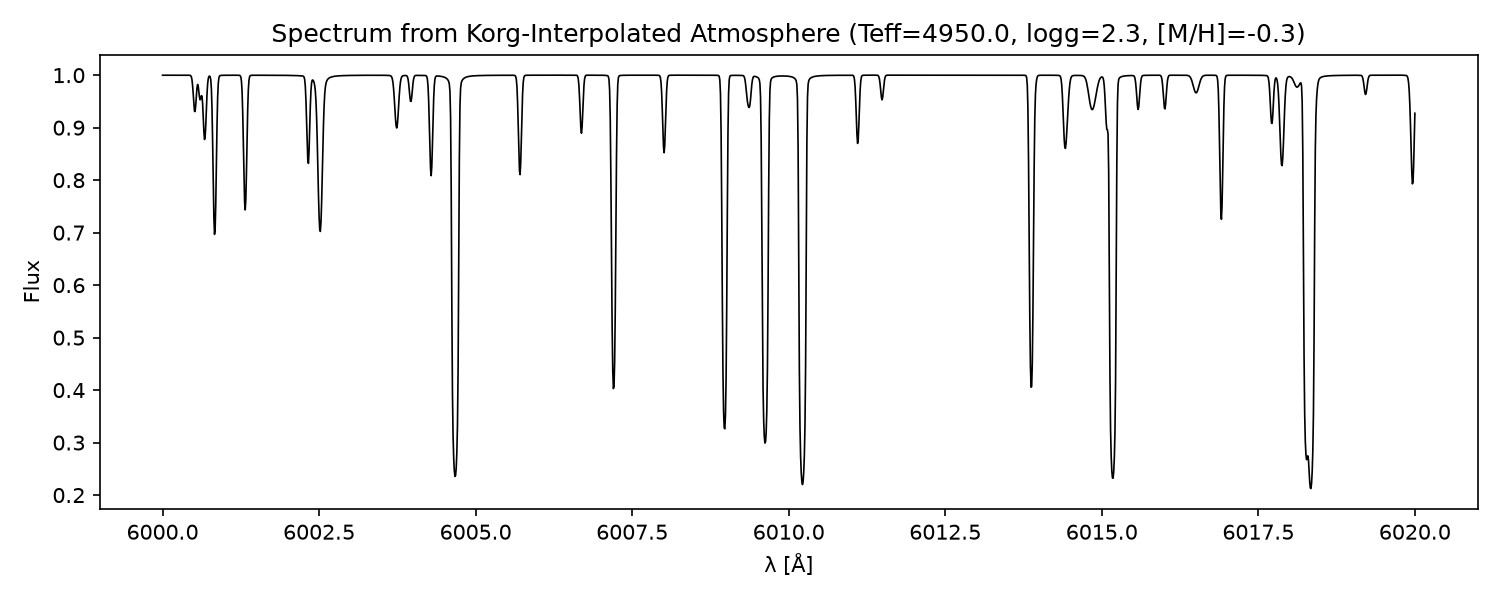

Generate this figure with Julia:
# Custom Atmosphere Grid Example (Julia)
#
# The original version of this script tried to: glob a directory of MARCS
# files, read them all into a Dict, then call `Korg.interpolate_atmosphere`
# on that Dict to get an atmosphere at off-grid parameters. That function
# doesn't exist -- Korg has no public API for interpolating over a
# user-assembled collection of atmospheres. Its real interpolation function,
# `Korg.interpolate_marcs` (used successfully in earlier scripts), already
# does off-grid Teff/logg/[M/H] interpolation, but against Korg's own
# BUNDLED MARCS grid data, not files you download and read yourself.
#
# So rather than reading potentially thousands of files just to reimplement
# something Korg already provides, this version does the interpolation the
# way Korg actually supports it. The file-loading section is kept below,
# commented out, in case you specifically need atmospheres from a
# non-standard/custom grid Korg doesn't ship (e.g. your own model grid) --
# but note that would require writing your own interpolation logic, since
# Korg doesn't have a built-in for it.

println(">>> [1/6] Loading packages...")
using Korg
using PyPlot
println(">>> [1/6] Packages loaded: Korg, PyPlot")

# ---------------------------------------------------------------------------
# (Reference only -- NOT run) Loading a directory of your own atmosphere
# files, for cases where you truly have a custom/non-standard grid:
# ---------------------------------------------------------------------------
# using Glob
# atm_dir = "my_marcs_grid/"
# files = glob("*.mod.gz", atm_dir)
# grid = Dict{Tuple{Float64,Float64,Float64}, Any}()   # `Korg.Atmosphere`
#                                                        # isn't a real type
#                                                        # name -- use `Any`
#                                                        # (or leave the Dict
#                                                        # untyped) instead.
# for f in files
#     # Real MARCS filenames look like:
#     #   p5000_g+3.0_m0.0_t01_st_z-1.00_a+0.40_c+0.00_n+0.00_o+0.40_r+0.00_s+0.00.mod.gz
#     # -- adjust this regex to match YOUR actual filenames; the toy pattern
#     # in the original script (marcs_5000_2.5_-1.0.mod) won't match real
#     # downloaded MARCS files at all.
#     m = match(r"...", basename(f))
#     ...
#     atm = Korg.read_model_atmosphere(f)   # NOT `read_marcs`
#     grid[(Teff, logg, M_H)] = atm
# end
# # Interpolating over `grid` from here would need hand-written
# # multilinear interpolation -- Korg has no built-in for this.

# ---------------------------------------------------------------------------
# 1. Define target parameters
# ---------------------------------------------------------------------------
target_Teff = 4950.0
target_logg = 2.3
target_MH   = -0.3

# ---------------------------------------------------------------------------
# 2. Interpolate the atmosphere using Korg's own built-in grid
# ---------------------------------------------------------------------------
# This is what actually accomplishes "get an atmosphere at off-grid
# Teff/logg/[M/H]" in Korg -- no need to read any files from disk at all,
# since Korg ships its own MARCS grid data internally.
println(">>> [2/6] Interpolating atmosphere at Teff=$(target_Teff), " *
        "logg=$(target_logg), [M/H]=$(target_MH) via Korg's built-in grid...")
A_X = Korg.format_A_X(target_MH)
atm_interp = Korg.interpolate_marcs(target_Teff, target_logg, A_X)
println(">>> [2/6] Interpolated atmosphere: $(length(atm_interp.layers)) layers")

# `atm_interp.T` doesn't exist -- temperature lives in `atm_interp.layers`,
# accessed via `Korg.get_temps`.
temps = Korg.get_temps(atm_interp)
println(">>> [2/6] First few T layers: ", temps[1:5])

# ---------------------------------------------------------------------------
# 3. Synthesize spectrum using the interpolated atmosphere
# ---------------------------------------------------------------------------
# `synth` has no `atmosphere=` keyword (it always builds its own internally)
# and no `λmin=`/`λmax=` keywords. To synthesize from an atmosphere object
# directly, drop to the low-level `synthesize`.
λmin = 6000.0
λmax = 6020.0

println(">>> [3/6] Loading VALD solar linelist...")
linelist = Korg.get_VALD_solar_linelist()  # `get_linelist` does not exist
println(">>> [3/6] Linelist loaded: $(length(linelist)) lines")

println(">>> [4/6] Running Korg.synthesize with the interpolated atmosphere...")
result = Korg.synthesize(atm_interp, linelist, A_X, (λmin, λmax))

wls  = result.wavelengths
flux = result.flux ./ result.cntm   # rectify manually

println(">>> [4/6] Synthesis complete: $(length(wls)) points")

# ---------------------------------------------------------------------------
# 4. Plot result
# ---------------------------------------------------------------------------
println(">>> [5/6] Building plot...")
figure(figsize=(10, 4))
plot(wls, flux, color="black", linewidth=0.8)
xlabel("λ [Å]")
ylabel("Flux")
title("Spectrum from Korg-Interpolated Atmosphere " *
      "(Teff=$(target_Teff), logg=$(target_logg), [M/H]=$(target_MH))")
tight_layout()

outpath = "korg_custom_atmosphere_grid.png"
savefig(outpath, dpi=150)
println(">>> [6/6] Plot saved to: $(abspath(outpath))")
println(">>> [6/6] Done.")
